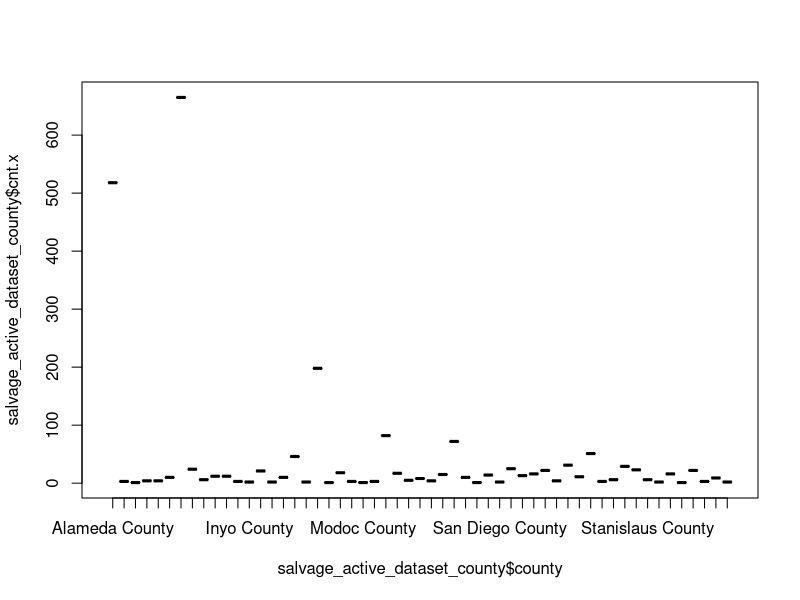
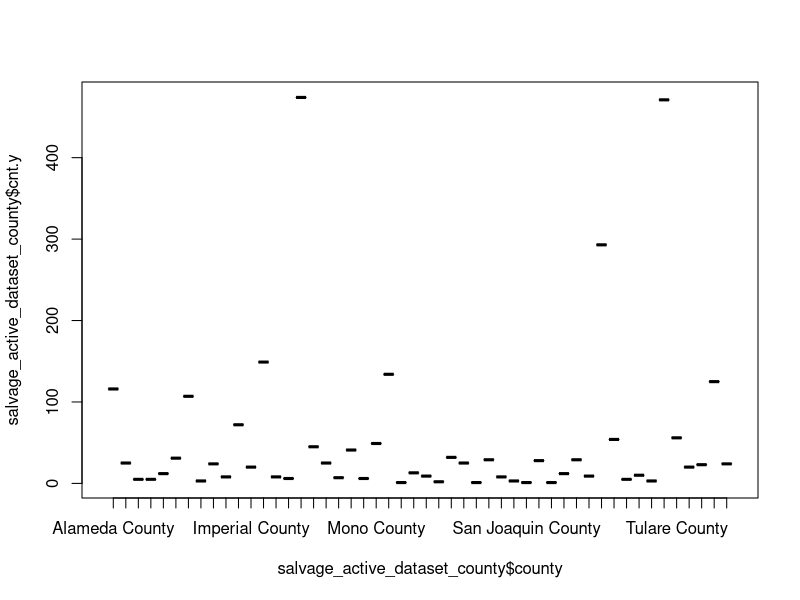
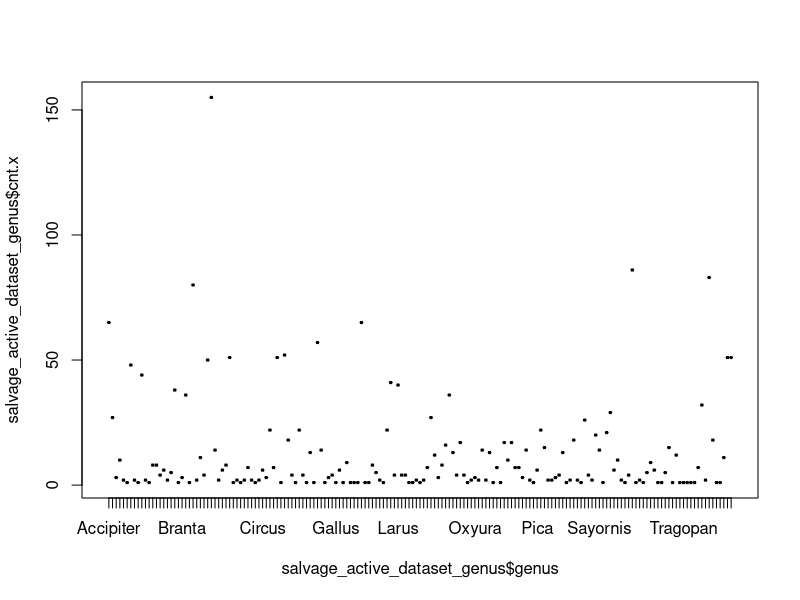
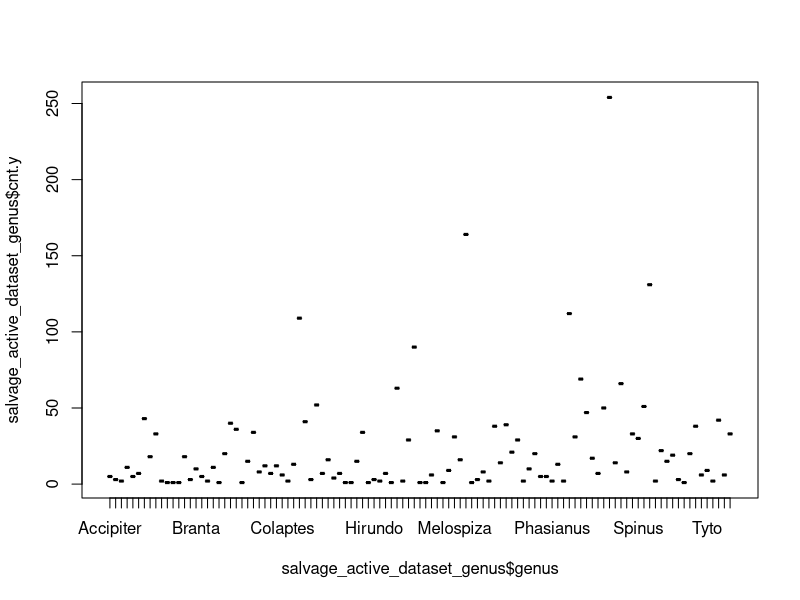
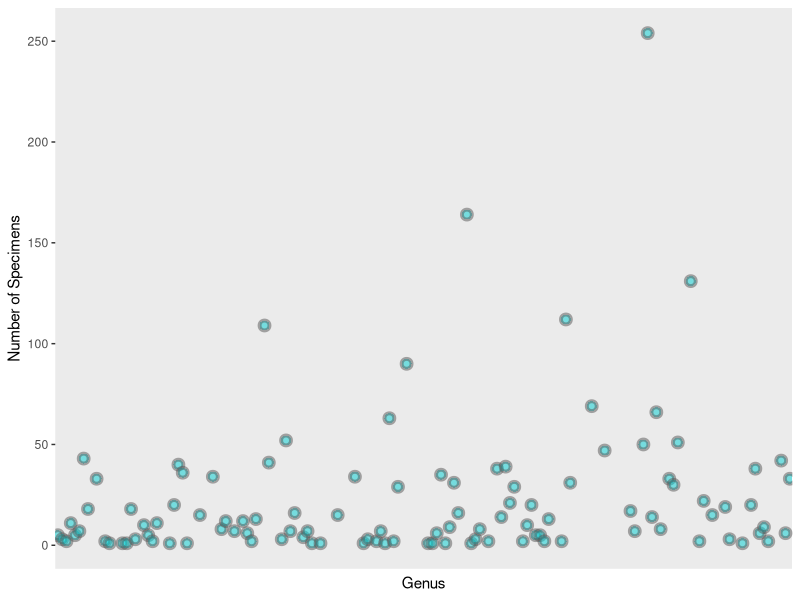
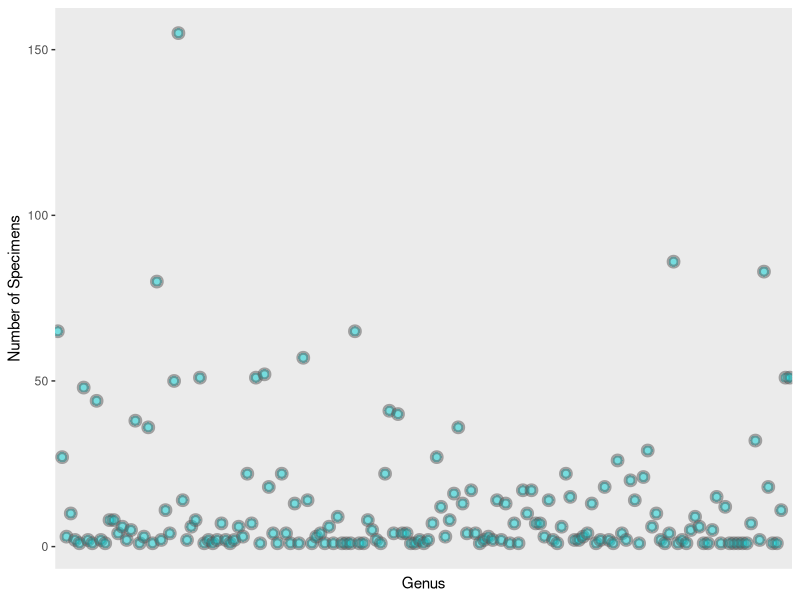
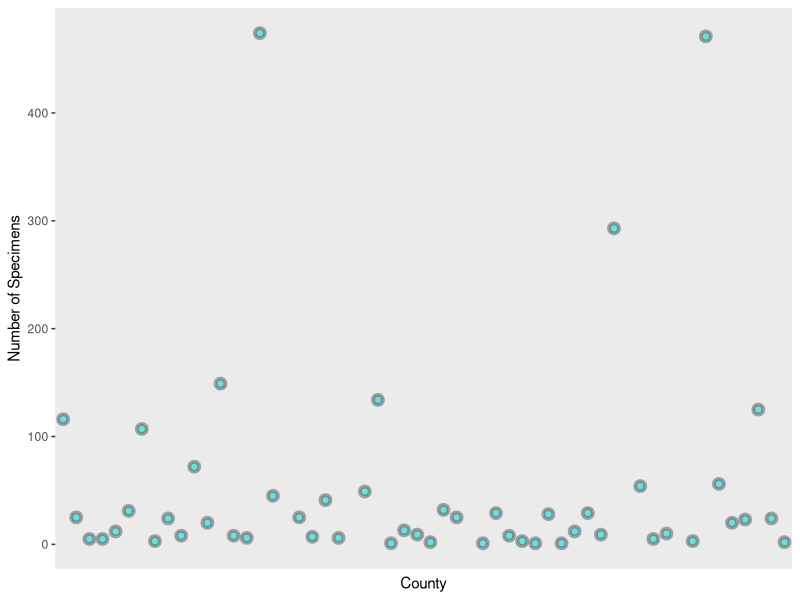
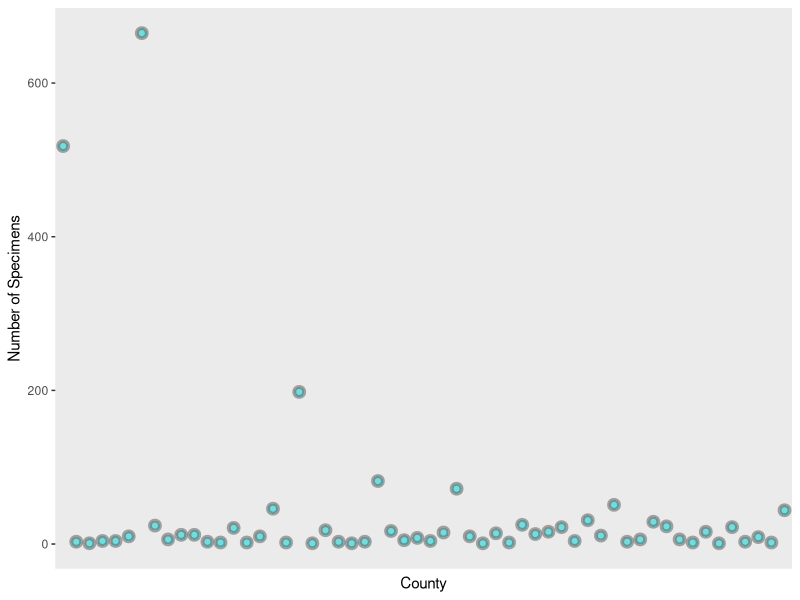

These figures' R source, in order: (Note: this script raises an error after producing the figures.)
## ---- chunk 1
### load appropriate libraries
library(tidyverse)
library(readr)
## ---- chunk 2
### Import dataset
Arctos_birds_Calif_2000_2020 <- read_csv("final_project/Data/Arctos_birds_Calif_2000_2020.csv")
## ---- chunk 3
### Identify unknown/blank collecting methods ###
Arctos_birds_Calif_2000_2020$coll_method_2 <- ifelse(is.na(Arctos_birds_Calif_2000_2020$collecting_method), "unknown","known")
## ---- chunk 4

### Assign specimen entries as 'salvaged' if collecting method is unknown and specimen locality is an address ###
Arctos1 <- Arctos_birds_Calif_2000_2020 %>% mutate(coll_method_4 = ifelse(coll_method_2 == "unknown" & grepl("^[0-9]+", spec_locality, ignore.case = T) & !grepl(" mi | km | block | m | yds ", spec_locality, ignore.case = T), "salvage", "unknown"))

### Assign specimen entries as 'salvaged' if collecting method is unknown and parts is just a 'skull' and/or specimen locality is a highway###
Arctos2 <- Arctos1 %>% mutate(coll_method_3 = ifelse(coll_method_2 == "unknown" & is.na(collectors), "salvage", ifelse(coll_method_2 == "unknown" & parts %in% c(grep("^skull\\w*", parts, value=T)), "salvage", ifelse(coll_method_2 == "unknown" & spec_locality %in% c(grep("highway|hwy", spec_locality, ignore.case = T, value = T)),"salvage", ifelse(coll_method_4 == "salvage", "salvage", "unknown")))))
## ---- chunk 5
### Remove entries w/ 'parts' that are just eggs, nests, or blood ###
df <- Arctos2 %>% filter(!(parts=="egg" | parts  =="egg; nest" | parts == "nest; egg" | parts == "media; egg"))
df2 <- df %>% filter(!(parts=="blood" | parts  =="blood; blood" | parts == "blood; blood; blood" | parts == "blood; blood; blood; blood"))
## ---- chunk 6
###Look at what's left
df_still_unknown <- df2 %>% filter(coll_method_2 == "unknown")
## ---- chunk 7
df_still_unknown_2 <- df2 %>% filter(is.na(coll_method_3)&coll_method_2 == "unknown")
## ---- chunk 8
### remove entries with 'parts' that are 'unknown' or 'nest', as well as 'age' 'embryo' or 'chick'
df3 <- df2 %>% filter(!(parts=="nest" | parts  =="unknown"))
df4 <- df3 %>% filter(!(age == "embryo" | age == "chick" | age == "downy chick" | age == "downy chick, completely covered in fuzz, eyes still closed" | age == "naked chick, eyes closed" | age == "downy chick, fuzz on body, eyes not open" | age == "downy chick, pre-fledge" | age == "downy fledgling" | age == "not yet fully fledged, still downy" | age == "skull unossified, downy (only slightly fuzzy on head & backside of the body" | age == "skull unossified, naked & downy (some fuzz on head and backside, eyes still closed)" | age == "skull unossified, transitioning from naked to downy, eyes closed" | age == "skull unossified, downy, eyes closed" | age == "skull unossified, between naked and downy (some fuzz on head and backside, eyes still closed)")) 
## ---- chunk 9
### Again, look at what is left
df_still_unknown_3 <- df4 %>% filter(is.na(coll_method_3)&coll_method_2 == "unknown")

### reassigning tissues as salvage? exploring what's left...
df_still_unknown_4 <- df_still_unknown_3 %>% filter(!(parts == "tissue" | parts == "tissue; tissue sample" | parts == "wing; tissue"))
df_still_unknown_5 <- df_still_unknown_4 %>% filter(!(spec_locality == "Aviary in Oakland" | spec_locality == "aviary of Monica J. Albe, Oakland" | spec_locality == "San Diego Zoo" | spec_locality == "CAPTIVE, San Diego Zoo [probably]" | spec_locality == "CAPTIVE, San Diego Zoo" | spec_locality == "San Francisco Zoo, San Francisco" | spec_locality == "Zoological Society of San Diego" | spec_locality == "Zoological Society of San Diego, CAPTIVE" | spec_locality == "CAPTIVE Zoological Societ of San Diego" | spec_locality == "CAPTIVE Zoological Society of San Diego" | spec_locality == " San Diego: Sea World CAPTIVE" | spec_locality == "Amador High School, 1155 Santa Rita Rd., Pleasanton" | spec_locality == "Pittsburg High School, Pittsburg" | spec_locality == "no specific locality recorded" | spec_locality == "unknown" | spec_locality == "Life Sciences Building courtyard, University of California campus, Berkeley" | spec_locality == "Natural Resources Building, Mineral" | spec_locality == "Outside Earth and Marine Sciences Building, University of California, Santa Cruz" | spec_locality == "near south door of Valley Life Sciences Building, University of California campus, Berkeley" | spec_locality == "near Protein Design Labs (34801 Campus Drive), near Dumbarton Bridge, Fremont" | spec_locality == "W side of Dwinelle Hall, Univ. Calif. campus, Berkeley" | spec_locality == "in vicinity of breezeway between Birge and LeConte Halls, University of California campus, Berkeley" | spec_locality == "Stadium Rim Way between Centennial Rd. and Galey Rd., University of California campus, Berkeley" | spec_locality == "University of California campus, Berkeley" | spec_locality == "University of California Riverside campus, Riverside" | spec_locality == "north side of Hildebrand Hall, University of California campus, Berkeley" | spec_locality == "east side of Lewis Hall, University of California Berkeley campus" |spec_locality == "Unit 2 Dormitory, between Channing and Haste Streets, Berkeley" | spec_locality == "Strawberry Creek Lodge (1320 Addison Street), Berkeley" | spec_locality == "Davis" | spec_locality == "University of California Botanical Garden, Strawberry Canyon, Berkeley" | spec_locality == "Berkeley" | spec_locality == "Life Sciences Addition, University of California, Berkeley" | spec_locality == "Donner Lab, University of California, Berkeley" | spec_locality == "California Hall, University of California, Berkeley" | spec_locality == "Women's Faculty Club, University of California, Berkeley" | spec_locality == "Linsdale Library, Hastings Natural History Reservation" | spec_locality == "San Rafael, 24 Madrona Street" | spec_locality == "San Diego: Sea World CAPTIVE" | spec_locality == "Edwards AFB" | spec_locality == "classroom at Hastings Natural History Reservation" | spec_locality == "labs at Hastings Natural History Reservation, Carmel Valley" | spec_locality == "Lawrence Livermore National Lab" | spec_locality == "outside the Davis Lab, Hastings Natural History Reservation, Carmel Valley" | spec_locality == "Sacramento" | spec_locality == "El Cerrito" | spec_locality == "Ojai" | spec_locality == "Livermore" | spec_locality == "Inverness" | spec_locality == "Bolinas" | spec_locality == "Oakland" | spec_locality == "Pittsburg" | spec_locality == "Pleasant Valley" | spec_locality == "Bethel Island" | spec_locality == "Woodacre" | spec_locality == "Jamesburg" | spec_locality == "Nicasio" | spec_locality == "La Casa de Maria, 801 Ladera Lane, Santa Barbara" | spec_locality == "Anaheim" | spec_locality == "Pt. Mugu Naval Base, Air National Guard hanger" | spec_locality == "Carmel Valley" | spec_locality == "Hopland Research and Extension Center bunkhouse" | spec_locality == "Wildlife Gallery, Bolinas" | spec_locality == "Alameda Naval Station, Alameda" | spec_locality == "Mills College, Oakland"))
## ---- chunk 10

### Assign entries as 'salvage' if parts are just tissue/tissue sample/wing
df41 <- df4 %>% mutate(coll_method_5 = ifelse(df4$parts=="tissue" | df4$parts == "tissue; tissue sample" | df4$parts == "wing; tissue", "salvage", "unknown"))
## ---- chunk 11
### assign as 'salvage' based on specimen locality ####
df51 <- df41 %>% 
    mutate(coll_method_6 = ifelse(spec_locality == "Aviary in Oakland" | spec_locality == "aviary of Monica J. Albe, Oakland" | spec_locality == "San Diego Zoo" | spec_locality == "CAPTIVE, San Diego Zoo [probably]" | spec_locality == "CAPTIVE, San Diego Zoo" | spec_locality == "San Francisco Zoo, San Francisco" | spec_locality == "Zoological Society of San Diego" | spec_locality == "Zoological Society of San Diego, CAPTIVE" | spec_locality == "CAPTIVE Zoological Societ of San Diego" | spec_locality == "CAPTIVE Zoological Society of San Diego" | spec_locality == " San Diego: Sea World CAPTIVE" | spec_locality == "Amador High School, 1155 Santa Rita Rd., Pleasanton" | spec_locality == "Pittsburg High School, Pittsburg" | spec_locality == "no specific locality recorded" | spec_locality == "unknown" | spec_locality == "Life Sciences Building courtyard, University of California campus, Berkeley" | spec_locality == "Natural Resources Building, Mineral" | spec_locality == "Outside Earth and Marine Sciences Building, University of California, Santa Cruz" | spec_locality == "near south door of Valley Life Sciences Building, University of California campus, Berkeley" | spec_locality == "near Protein Design Labs (34801 Campus Drive), near Dumbarton Bridge, Fremont" | spec_locality == "W side of Dwinelle Hall, Univ. Calif. campus, Berkeley" | spec_locality == "in vicinity of breezeway between Birge and LeConte Halls, University of California campus, Berkeley" | spec_locality == "Stadium Rim Way between Centennial Rd. and Galey Rd., University of California campus, Berkeley" | spec_locality == "University of California campus, Berkeley" | spec_locality == "University of California Riverside campus, Riverside" | spec_locality == "north side of Hildebrand Hall, University of California campus, Berkeley" | spec_locality == "east side of Lewis Hall, University of California Berkeley campus" |spec_locality == "Unit 2 Dormitory, between Channing and Haste Streets, Berkeley" | spec_locality == "Strawberry Creek Lodge (1320 Addison Street), Berkeley" | spec_locality == "Davis" | spec_locality == "University of California Botanical Garden, Strawberry Canyon, Berkeley" | spec_locality == "Berkeley" | spec_locality == "Life Sciences Addition, University of California, Berkeley" | spec_locality == "Donner Lab, University of California, Berkeley" | spec_locality == "California Hall, University of California, Berkeley" | spec_locality == "Women's Faculty Club, University of California, Berkeley" | spec_locality == "Linsdale Library, Hastings Natural History Reservation" | spec_locality == "San Rafael, 24 Madrona Street" | spec_locality == "San Diego: Sea World CAPTIVE" | spec_locality == "Edwards AFB" | spec_locality == "classroom at Hastings Natural History Reservation" | spec_locality == "labs at Hastings Natural History Reservation, Carmel Valley" | spec_locality == "Lawrence Livermore National Lab" | spec_locality == "outside the Davis Lab, Hastings Natural History Reservation, Carmel Valley" | spec_locality == "Sacramento" | spec_locality == "El Cerrito" | spec_locality == "Ojai" | spec_locality == "Livermore" | spec_locality == "Inverness" | spec_locality == "Bolinas" | spec_locality == "Oakland" | spec_locality == "Pittsburg" | spec_locality == "Pleasant Valley" | spec_locality == "Bethel Island" | spec_locality == "Woodacre" | spec_locality == "Jamesburg" | spec_locality == "Nicasio" | spec_locality == "La Casa de Maria, 801 Ladera Lane, Santa Barbara" | spec_locality == "Anaheim" | spec_locality == "Pt. Mugu Naval Base, Air National Guard hanger" | spec_locality == "Carmel Valley" | spec_locality == "Hopland Research and Extension Center bunkhouse" | spec_locality == "Wildlife Gallery, Bolinas" | spec_locality == "Alameda Naval Station, Alameda" | spec_locality == "Mills College, Oakland", "salvage", "unknown"))
## ---- chunk 12
### reassign NAs as '0' to prevent 'NA' output in new column ###
df6 <- df51 %>% mutate(coll_NAs = ifelse(is.na(collecting_method), "unknown", "known"))
df6$collecting_method[is.na(df6$collecting_method)] <- 0

### Assigning as salvage based on collecting method
df7 <- df6 %>% 
    mutate(coll_method_7 = ifelse(collecting_method == "dead on road" | collecting_method == "died on barbed wire fence" | collecting_method == "euthanized" | collecting_method == "euthanized while at Wetlands and Wildlife Care Center" | collecting_method == "euthanized while at WWCC" | collecting_method == "found injured and transferred to WWCC where euthanized" | collecting_method == "found injured, transferred to WWCC and euthanized" | collecting_method == "found injured, transferred to WWCC where euthanized" | collecting_method == "found injured, transferred to WWCC, 'wobbly, lies down often', and euthanized on 2019-08-11" | collecting_method == "gift" | collecting_method == "salavage" | collecting_method == "salbage" | collecting_method == "salvage (caught in Tomahawk trap)" | collecting_method == "salvage" | collecting_method == "salvage (mammal trap)" | collecting_method == "salvaged" | collecting_method == "salvage-hit by vehicle", "salvage", "unknown"))

### Assign entries with known 'collecting method' as 'salvage' or 'active'
df7 <- df6 %>% 
    mutate(coll_method_7 = ifelse(collecting_method == "dead on road" | collecting_method == "died on barbed wire fence" | collecting_method == "euthanized" | collecting_method == "euthanized while at Wetlands and Wildlife Care Center" | collecting_method == "euthanized while at WWCC" | collecting_method == "found injured and transferred to WWCC where euthanized" | collecting_method == "found injured, transferred to WWCC and euthanized" | collecting_method == "found injured, transferred to WWCC where euthanized" | collecting_method == "found injured, transferred to WWCC, 'wobbly, lies down often', and euthanized on 2019-08-11" | collecting_method == "gift" | collecting_method == "salavage" | collecting_method == "salbage" | collecting_method == "salvage (caught in Tomahawk trap)" | collecting_method == "salvage" | collecting_method == "salvage (mammal trap)" | collecting_method == "salvaged" | collecting_method == "salvage-hit by vehicle", "salvage", ifelse(collecting_method == "feeder trap" | collecting_method == "feeder trap and observational" | collecting_method == "funnel trap" | collecting_method == "mistnet" | collecting_method == "mistnet and observational" | collecting_method == "netted" | collecting_method == "rat trap" | collecting_method == "shot" | collecting_method == "shotgun" | collecting_method == "trap" | collecting_method == "trapped with bow net", "active","unknown")))

### Now build another column, lumping together all coll_methods and assigning as active or salvage
df8 <- df7 %>% mutate(coll_method = ifelse(coll_method_2 == "unknown" & coll_method_3 == "salvage", "salvage", ifelse(coll_method_2 == "unknown" & coll_method_4 == "salvage", "salvage", ifelse(coll_method_2 == "unknown" & coll_method_5 == "salvage","salvage", ifelse(coll_method_2 == "unknown" & coll_method_6 == "salvage", "salvage", ifelse(coll_method_7 == "salvage", "salvage", ifelse(coll_method_7 == "active", "active", "active")))))))


## ---- chunk 13
### make column for genus
library(stringi)
df8$genus <- stri_extract_first_regex(df8$scientific_name, "\\S+")
## ---- chunk 14
### split data frame in two: active dataset and salvage dataset

df_salvage <- df8[which(df8$coll_method == "salvage"),]
df_active <- df8[which(df8$coll_method == "active"),]
## ---- chunk 15
### Calculate count, proportions/percentages for salvaged and actively collected specimens for county and genera ###

salvage_data_genus <- df_salvage %>%
  group_by(genus) %>%
  summarise(cnt = n()) %>%
  mutate(freq = round(cnt / sum(cnt), 3))

salvage_data_county <- df_salvage %>%
  group_by(county) %>%
  summarise(cnt = n()) %>%
  mutate(freq = round(cnt / sum(cnt), 3))

active_data_genus <- df_active %>%
  group_by(genus) %>%
  summarise(cnt = n()) %>%
  mutate(freq = round(cnt / sum(cnt), 3))

active_data_county <- df_active %>%
  group_by(county) %>%
  summarise(cnt = n()) %>%
  mutate(freq = round(cnt / sum(cnt), 3))

## ---- chunk 16
### get top counties and genera for salvage and active datasets

salvage_descend_county <- salvage_data_county[order(-salvage_data_county$cnt),]

salvage_descend_genus <- salvage_data_genus[order(-salvage_data_genus$cnt),]

active_descend_county <- active_data_county[order(-active_data_county$cnt),]

active_descend_genus <- active_data_genus[order(-active_data_genus$cnt),]
## ---- chunk 17
### merge datasets together to see how they compare by genus
salvage_active_dataset_genus <-merge(salvage_data_genus, active_data_genus, by.x = "genus", by.y = "genus", all.x = TRUE)

## ---- chunk 18
### merge datasets together to see how they compare by county
salvage_active_dataset_county <-merge(salvage_data_county, active_data_county, by.x = "county", by.y = "county", all.x = TRUE)

## ---- chunk 19
###get tables for county and genus

###table_1 <- table(df8$county, df8$cnt)
## ---- chunk 20
### histogram data

boxplot(salvage_active_dataset_county$cnt.x ~ salvage_active_dataset_county$county)
boxplot(salvage_active_dataset_county$cnt.y ~ salvage_active_dataset_county$county)
## ---- chunk 21
### now same for genus
boxplot(salvage_active_dataset_genus$cnt.x ~ salvage_active_dataset_genus$genus)
boxplot(salvage_active_dataset_genus$cnt.y ~ salvage_active_dataset_genus$genus)
## ---- chunk 22
### now for scatterplots
p1 <- ggplot(salvage_active_dataset_genus, aes(x=genus, y=cnt.y)) + geom_point(color = "grey33", fill = "darkturquoise", shape = 21, alpha = 0.5, size = 2, stroke = 2)

plot_1 <- p1 + theme(legend.position = "none",
        axis.text.x = element_blank(), axis.ticks.x = element_blank(), panel.grid = element_blank()) + labs(x = "Genus", y = "Number of Specimens")
plot_1
## ---- chunk 23
### more scatterplots
p2 <- ggplot(salvage_active_dataset_genus, aes(x=genus, y=cnt.x)) + geom_point(color = "grey33", fill = "darkturquoise", shape = 21, alpha = 0.5, size = 2, stroke = 2)

plot_2 <- p2 + theme(legend.position = "none",
        axis.text.x = element_blank(), axis.ticks.x = element_blank(), panel.grid = element_blank()) + labs(x = "Genus", y = "Number of Specimens")
plot_2
## ---- chunk 24
### combine scatterplots
p <- ggplot() +
      # blue plot
      geom_point(data=salvage_active_dataset_genus, aes(x=genus, y=cnt.x),color = "grey33", fill = "darkturquoise", shape = 21, alpha = 0.5, size = 2, stroke = 2) +
      # red plot
      geom_point(data=salvage_active_dataset_genus, aes(x=genus, y=cnt.y), color = "grey33", fill ="red",shape = 21, alpha = 0.5, size = 2, stroke = 2 )+ theme(legend.position = "none",
        axis.text.x = element_blank(), axis.ticks.x = element_blank(), panel.grid = element_blank()) + labs(x = "Genus", y = "Number of Specimens")



## ---- chunk 25
### as above, but scatterplots for county now
p3 <- ggplot(salvage_active_dataset_county, aes(x=county, y=cnt.y)) + geom_point(color = "grey33", fill = "darkturquoise", shape = 21, alpha = 0.5, size = 2, stroke = 2)

plot_3 <- p3 + theme(legend.position = "none",
        axis.text.x = element_blank(), axis.ticks.x = element_blank(), panel.grid = element_blank()) + labs(x = "County", y = "Number of Specimens")
plot_3

p4<- ggplot(salvage_active_dataset_county, aes(x=county, y=cnt.x)) + geom_point(color = "grey33", fill = "darkturquoise", shape = 21, alpha = 0.5, size = 2, stroke = 2)

plot_4 <- p4 + theme(legend.position = "none",
        axis.text.x = element_blank(), axis.ticks.x = element_blank(), panel.grid = element_blank()) + labs(x = "County", y = "Number of Specimens")
plot_4
## ---- chunk 26
### now combine scatterplots
q <- ggplot() +
      # blue plot
      geom_point(data=salvage_active_dataset_county, aes(x=county, y=cnt.x),color = "grey33", fill = "darkturquoise", shape = 21, alpha = 0.5, size = 2, stroke = 2) +
      # red plot
      geom_point(data=salvage_active_dataset_county, aes(x=county, y=cnt.y), color = "grey33", fill ="red",shape = 21, alpha = 0.5, size = 2, stroke = 2 )+ theme(legend.position = "none",
        axis.text.x = element_blank(), axis.ticks.x = element_blank(), panel.grid = element_blank()) + labs(x = "County", y = "Number of Specimens")

## ---- chunk 27
###pie chart figures:)

salvage_county_plot <- ggplot(salvage_active_dataset_county, aes(x="", y=cnt.x, fill=county)) +
  geom_bar(stat="identity", width=1, color="white") +
  coord_polar("y", start=0) +
  
  theme_void()+theme(legend.position = "none")

salvage_county_plot


salvage_genus_plot <- ggplot(salvage_active_dataset_genus, aes(x="", y=cnt.x, fill=genus)) +
  geom_bar(stat="identity", width=1, color="white") +
  coord_polar("y", start=0) +
  
  theme_void()+theme(legend.position = "none")

salvage_genus_plot

active_county_plot <- ggplot(salvage_active_dataset_county, aes(x="", y=cnt.y, fill=county)) +
  geom_bar(stat="identity", width=1, color="white") +
  coord_polar("y", start=0) +
  
  theme_void()+theme(legend.position = "none")

active_county_plot


active_genus_plot <- ggplot(salvage_active_dataset_genus, aes(x="", y=cnt.y, fill=genus)) +
  geom_bar(stat="identity", width=1, color="white") +
  coord_polar("y", start=0) +
  
  theme_void()+theme(legend.position = "none")

active_genus_plot
## ---- chunk 28
### now time for chi squares, using active percentages (calculated above) as expected values, for genus
observed <- salvage_active_dataset_genus$freq.x
expected <- salvage_active_dataset_genus$freq.y

chisq.test(observed, expected)
## ---- chunk 29
### now time for chi squares, using active percentages (calculated above) as expected values, for county
observed <- salvage_active_dataset_county$freq.x
expected <- salvage_active_dataset_county$freq.y

chisq.test(observed, expected)
## ---- chunk 30
Table_1 = as.table(table(df8$coll_method))
prop.table(Table_1)
## ---- chunk 31
Table_2 =table(salvage_descend_genus$genus,salvage_descend_genus$cnt)
gfg_table
## ---- chunk 32
knitr::kable(salvage_descend_genus[1:171,1:2], col.names = c("Genus", "Specimen Count"), caption = "Table 1.1: The total number of salvaged specimens representing each genera", format="markdown")

knitr::kable(active_descend_genus[1:171,1:2], col.names = c("Genus", "Specimen Count"), caption = "Table 1.2: The total number of actively collected specimens representing each genera", format="markdown")

knitr::kable(salvage_descend_county[1:171,1:2], col.names = c("County", "Specimen Count"), caption = "Table 2.1: The total number of salvaged specimens representing each county", format="markdown")

knitr::kable(active_descend_county[1:171,1:2], col.names = c("County", "Specimen Count"), caption = "Table 2.2: The total number of actively collected specimens representing each county", format="markdown")

